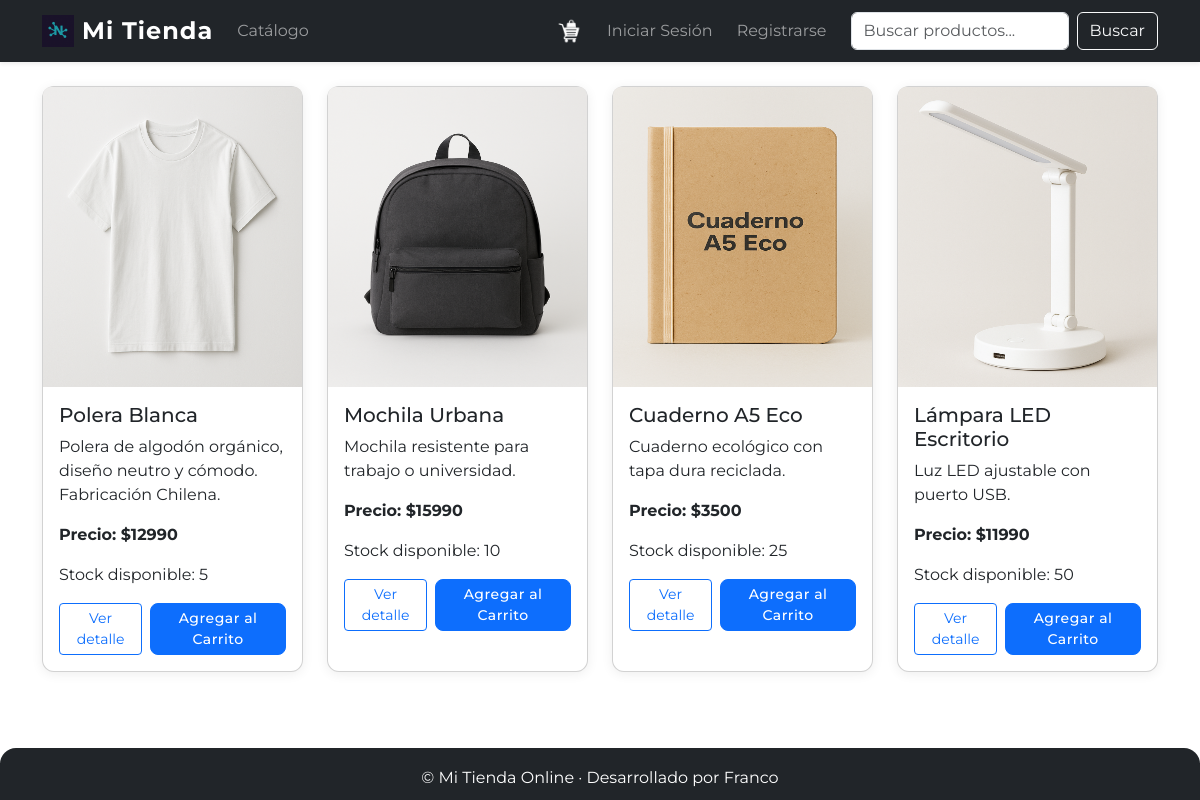
Screenshot of /catalogo/ with the database file from the repository.
### tienda/models.py (models this page shows, shortened)
class Producto(models.Model):
    nombre = models.CharField(max_length=100)
    descripcion = models.TextField()
    precio = models.DecimalField(max_digits=10, decimal_places=2)
    imagen = models.ImageField(upload_to='productos/')
    stock = models.PositiveIntegerField(default=0)
    disponible = models.BooleanField(default=True)
    fecha_creacion = models.DateTimeField(auto_now_add=True)

### tienda/views.py (the view)
# urls.py: path('catalogo/', views.catalogo, name='catalogo'),
def catalogo(request):
    q = request.GET.get('q', '').strip()
    productos = Producto.objects.filter(disponible=True)
    if q:
        productos = productos.filter(nombre__icontains=q)
    return render(request, 'tienda/catalogo.html', {'productos': productos})

### tienda/context_processors.py (called while the page is built)
def carrito(request):
    if request.user.is_authenticated:
        carrito, _ = Carrito.objects.get_or_create(usuario=request.user)
        return {'carrito': carrito}
    else:
        carrito_id = request.session.get('carrito_id')
        if carrito_id:
            carrito = Carrito.objects.filter(id=carrito_id, usuario__isnull=True).first()
            if carrito:
                return {'carrito': carrito}
        return {'carrito': None}

### templates/tienda/catalogo.html (shortened to what this page needs)
{% extends 'base.html' %}
{% block content %}
<div class="row">
    {% for producto in productos %}
    <div class="col-md-3 mb-4">
        <div class="card h-100">
            {% if producto.imagen %}
            <img src="{{ producto.imagen.url }}" alt="{{ producto.nombre }}"
                style="width: 100%; height: 300px; object-position: center; border-radius: 8px 8px 0 0;">
            {% endif %}
            <div class="card-body">
                <h5 class="card-title">{{ producto.nombre }}</h5>
                <p class="card-text">{{ producto.descripcion }}</p>
                <p class="card-text"><strong>Precio: ${{ producto.precio|floatformat:0}}</strong></p>
                <p class="card-text">Stock disponible: {{ producto.stock }}</p>
                <div class="d-flex gap-2">
                    <a href="{% url 'producto_detail' producto.pk %}" class="btn btn-outline-primary btn-sm">Ver detalle</a>
                    <a href="{% url 'agregar_al_carrito' producto.id %}" class="btn btn-primary btn-sm">Agregar al Carrito</a>
                </div>
            </div>
        </div>
    </div>
    {% empty %}
    <div class="col-12">
        <div class="alert alert-info">
            No hay productos disponibles en este momento.
        </div>
    </div>
    {% endfor %}
</div>
{% endblock %}

### static/css/style.css (style rules this page uses)
.card { border-radius: 12px; box-shadow: 0 2px 12px rgba(0,0,0,0.07); transition: box-shadow 0.2s, transform 0.15s; }
.btn-primary, .btn-success { border-radius: 8px; font-weight: 500; letter-spacing: 0.5px; }
body, html { font-family: 'Montserrat', 'Segoe UI', Tahoma, Geneva, Verdana, sans-serif; height: 100%; }
body { min-height: 100vh; display: flex; flex-direction: column; }
.btn, .btn-primary, .btn-success, .btn-danger, .btn-secondary { transition: background 0.2s, color 0.2s, box-shadow 0.2s, transform 0.15s; }

### rows the page displays
Producto: imagen (picture), nombre "Polera Blanca", descripcion "Polera de algodón orgánico, diseño neutro y cómodo. Fabricación Chilena.", precio "12990", stock "5"
Producto: imagen (picture), nombre "Mochila Urbana", descripcion "Mochila resistente para trabajo o universidad.", precio "15990", stock "10"
Producto: imagen (picture), nombre "Cuaderno A5 Eco", descripcion "Cuaderno ecológico con tapa dura reciclada.", precio "3500", stock "25"
Producto: imagen (picture), nombre "Lámpara LED Escritorio", descripcion "Luz LED ajustable con puerto USB.", precio "11990", stock "50"
